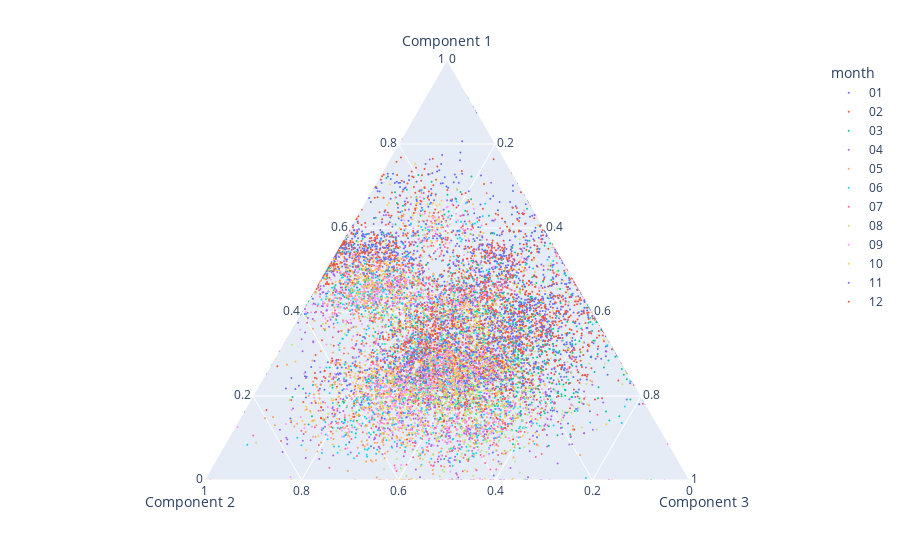

Source (notebook cell):
### Markdown cell above
## Per month

### Code cell
fig = px.scatter_ternary(W, a="Component 1", b="Component 2", c="Component 3", color='month')

fig.update_traces(marker=dict(size=2),
                  selector=dict(mode='markers'))

# fig.update_layout(width=500, height=500)

### Figure 1 — Plotly figure (JSON) as saved in the notebook; plotly's stock layout.template omitted (floating-point values rounded to 4 significant figures; data arrays with more than 128 entries replaced by an {"elided": "..."} marker saying what was removed)
{"data": [{"a": {"elided": "991 float values"}, "b": {"elided": "991 float values"}, "c": {"elided": "991 float values"}, "hovertemplate": "month=01<br>Component 1=%{a}<br>Component 2=%{b}<br>Component 3=%{c}<extra></extra>", "legendgroup": "01", "marker": {"color": "#636efa", "size": 2, "symbol": "circle"}, "mode": "markers", "name": "01", "showlegend": true, "subplot": "ternary", "type": "scatterternary"}, {"a": {"elided": "902 float values"}, "b": {"elided": "902 float values"}, "c": {"elided": "902 float values"}, "hovertemplate": "month=02<br>Component 1=%{a}<br>Component 2=%{b}<br>Component 3=%{c}<extra></extra>", "legendgroup": "02", "marker": {"color": "#EF553B", "size": 2, "symbol": "circle"}, "mode": "markers", "name": "02", "showlegend": true, "subplot": "ternary", "type": "scatterternary"}, {"a": {"elided": "960 float values"}, "b": {"elided": "960 float values"}, "c": {"elided": "960 float values"}, "hovertemplate": "month=03<br>Component 1=%{a}<br>Component 2=%{b}<br>Component 3=%{c}<extra></extra>", "legendgroup": "03", "marker": {"color": "#00cc96", "size": 2, "symbol": "circle"}, "mode": "markers", "name": "03", "showlegend": true, "subplot": "ternary", "type": "scatterternary"}, {"a": {"elided": "960 float values"}, "b": {"elided": "960 float values"}, "c": {"elided": "960 float values"}, "hovertemplate": "month=04<br>Component 1=%{a}<br>Component 2=%{b}<br>Component 3=%{c}<extra></extra>", "legendgroup": "04", "marker": {"color": "#ab63fa", "size": 2, "symbol": "circle"}, "mode": "markers", "name": "04", "showlegend": true, "subplot": "ternary", "type": "scatterternary"}, {"a": {"elided": "992 float values"}, "b": {"elided": "992 float values"}, "c": {"elided": "992 float values"}, "hovertemplate": "month=05<br>Component 1=%{a}<br>Component 2=%{b}<br>Component 3=%{c}<extra></extra>", "legendgroup": "05", "marker": {"color": "#FFA15A", "size": 2, "symbol": "circle"}, "mode": "markers", "name": "05", "showlegend": true, "subplot": "ternary", "type": "scatterternary"}, {"a": {"elided": "960 float values"}, "b": {"elided": "960 float values"}, "c": {"elided": "960 float values"}, "hovertemplate": "month=06<br>Component 1=%{a}<br>Component 2=%{b}<br>Component 3=%{c}<extra></extra>", "legendgroup": "06", "marker": {"color": "#19d3f3", "size": 2, "symbol": "circle"}, "mode": "markers", "name": "06", "showlegend": true, "subplot": "ternary", "type": "scatterternary"}, {"a": {"elided": "992 float values"}, "b": {"elided": "992 float values"}, "c": {"elided": "992 float values"}, "hovertemplate": "month=07<br>Component 1=%{a}<br>Component 2=%{b}<br>Component 3=%{c}<extra></extra>", "legendgroup": "07", "marker": {"color": "#FF6692", "size": 2, "symbol": "circle"}, "mode": "markers", "name": "07", "showlegend": true, "subplot": "ternary", "type": "scatterternary"}, {"a": {"elided": "992 float values"}, "b": {"elided": "992 float values"}, "c": {"elided": "992 float values"}, "hovertemplate": "month=08<br>Component 1=%{a}<br>Component 2=%{b}<br>Component 3=%{c}<extra></extra>", "legendgroup": "08", "marker": {"color": "#B6E880", "size": 2, "symbol": "circle"}, "mode": "markers", "name": "08", "showlegend": true, "subplot": "ternary", "type": "scatterternary"}, {"a": {"elided": "960 float values"}, "b": {"elided": "960 float values"}, "c": {"elided": "960 float values"}, "hovertemplate": "month=09<br>Component 1=%{a}<br>Component 2=%{b}<br>Component 3=%{c}<extra></extra>", "legendgroup": "09", "marker": {"color": "#FF97FF", "size": 2, "symbol": "circle"}, "mode": "markers", "name": "09", "showlegend": true, "subplot": "ternary", "type": "scatterternary"}, {"a": {"elided": "992 float values"}, "b": {"elided": "992 float values"}, "c": {"elided": "992 float values"}, "hovertemplate": "month=10<br>Component 1=%{a}<br>Component 2=%{b}<br>Component 3=%{c}<extra></extra>", "legendgroup": "10", "marker": {"color": "#FECB52", "size": 2, "symbol": "circle"}, "mode": "markers", "name": "10", "showlegend": true, "subplot": "ternary", "type": "scatterternary"}, {"a": {"elided": "960 float values"}, "b": {"elided": "960 float values"}, "c": {"elided": "960 float values"}, "hovertemplate": "month=11<br>Component 1=%{a}<br>Component 2=%{b}<br>Component 3=%{c}<extra></extra>", "legendgroup": "11", "marker": {"color": "#636efa", "size": 2, "symbol": "circle"}, "mode": "markers", "name": "11", "showlegend": true, "subplot": "ternary", "type": "scatterternary"}, {"a": {"elided": "985 float values"}, "b": {"elided": "985 float values"}, "c": {"elided": "985 float values"}, "hovertemplate": "month=12<br>Component 1=%{a}<br>Component 2=%{b}<br>Component 3=%{c}<extra></extra>", "legendgroup": "12", "marker": {"color": "#EF553B", "size": 2, "symbol": "circle"}, "mode": "markers", "name": "12", "showlegend": true, "subplot": "ternary", "type": "scatterternary"}], "layout": {"legend": {"title": {"text": "month"}, "tracegroupgap": 0}, "margin": {"t": 60}, "ternary": {"aaxis": {"title": {"text": "Component 1"}}, "baxis": {"title": {"text": "Component 2"}}, "caxis": {"title": {"text": "Component 3"}}, "domain": {"x": [0, 1], "y": [0, 1]}}}}
